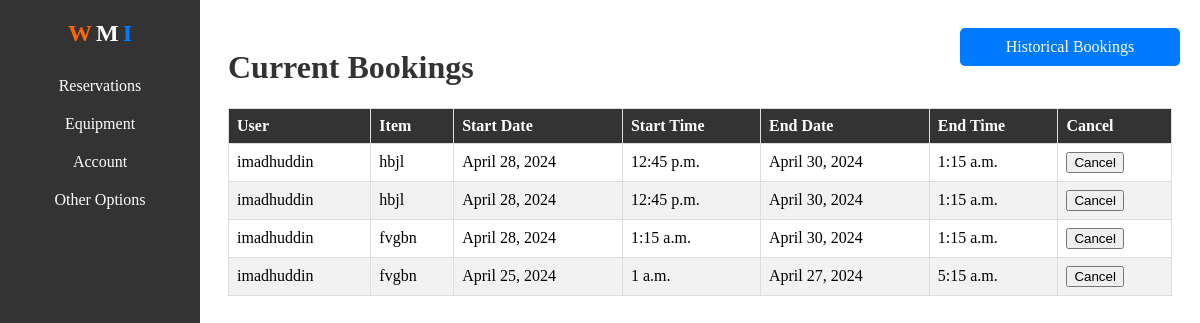
/bookings/ (signed in), run on an earlier commit of the app's database.
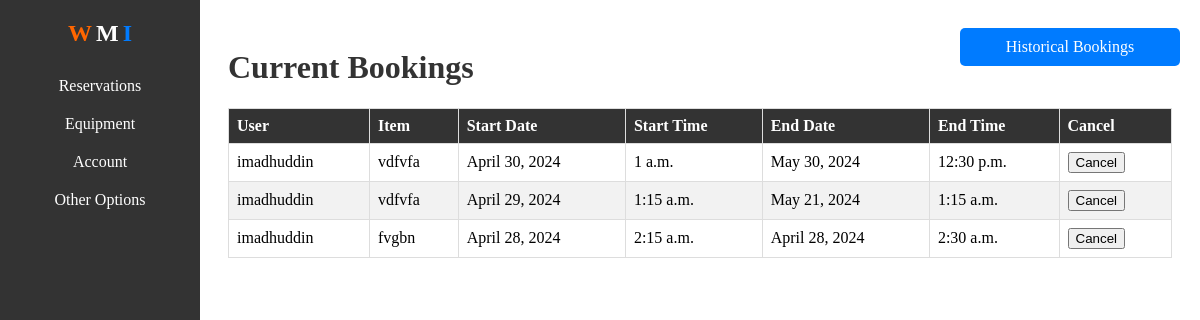
And on a later commit of the database.
### appone/models.py (models this page shows, shortened)
class Booking(models.Model):
    item = models.ForeignKey(Item, on_delete=models.CASCADE)
    user = models.ForeignKey(User, on_delete=models.CASCADE)
    start_date = models.DateField()
    start_time = models.TimeField()
    end_date = models.DateField()
    end_time = models.TimeField()
    is_overdue = models.BooleanField(default=False)

class Item(models.Model):
    deviceSerialNumber = models.CharField(max_length=50, null=True, blank=True)
    name = models.CharField(max_length=50)
    type = models.ForeignKey('ItemType', on_delete=models.SET_NULL, null=True)
    CPU = models.CharField(max_length=50, null=True, blank=True)
    GPU = models.CharField(max_length=50, null=True, blank=True)
    RAM = models.CharField(max_length=50, null=True, blank=True)
    status = models.ForeignKey('ItemStatus', on_delete=models.SET_NULL, null=True)
    onsite = models.CharField(max_length=50, null=True, blank=True)
    audit = models.CharField(max_length=50, null=True, blank=True)
    quantity = models.CharField(max_length=50, null=True, blank=True)
    location = models.CharField(max_length=50, null=True, blank=True)
    dateOut = models.CharField(max_length=50, null=True, blank=True)
    dateReturn = models.CharField(max_length=50, null=True, blank=True)
    description = models.TextField(null=True, blank=True)
    comments = models.TextField(null=True, blank=True)
    user = models.ForeignKey(User, on_delete=models.SET_NULL, null=True, blank=True)

### appone/views.py (the view)
# urls.py: path('bookings/', views.bookings_view, name='bookings_view'),
@login_required
def bookings_view(request):
    current_bookings = Booking.objects.filter(user=request.user, end_date__gte=timezone.now().date())
    return render(request, 'appone/bookings.html', {'bookings': current_bookings})

### appone/templates/appone/bookings.html (shortened to what this page needs)
<!DOCTYPE html>
<html lang="en">
<head>
</head>
<body>
    <div class="container">
        <a href="{% url 'historical' %}" class="historical-tab">Historical Bookings</a>
        <div class="sidebar">
            <div class="sidebar-logo">
                <span style="font-size: 24px; font-weight: bold; color: #ff6600;">W</span>
                <span style="font-size: 24px; font-weight: bold; color: #ffffff;">M</span>
                <span style="font-size: 24px; font-weight: bold; color: #007bff;">I</span>
            </div>
            <ul>
                <li><a href="#">Reservations</a></li>
                <li><a href="#">Equipment</a></li>
                <li><a href="#">Account</a></li>
                <li><a href="#">Other Options</a></li>
            </ul>
        </div>
        <div class="content">
            <h1>Current Bookings</h1>
            <table>
                <thead>
                    <tr>
                        <th>User</th>
                        <th>Item</th>
                        <th>Start Date</th>
                        <th>Start Time</th>
                        <th>End Date</th>
                        <th>End Time</th>
                        <th>Cancel</th>
                    </tr>
                </thead>
                <tbody>
                    {% for booking in bookings %}
                    <tr>
                        <td>{{ booking.user.username }}</td>
                        <td>{{ booking.item.name }}</td>
                        <td>{{ booking.start_date }}</td>
                        <td>{{ booking.start_time }}</td>
                        <td>{{ booking.end_date }}</td>
                        <td>{{ booking.end_time }}</td>
                        <td>
                            <form action="{% url 'cancel_booking' booking.id %}" method="POST">
                                <button type="submit">Cancel</button>
                            </form>
                        </td>
                    </tr>
                    {% endfor %}
                </tbody>
            </table>
        </div>
    </div>
</body>
</html>

What changed in the data, as far as the page shows it:
removed Booking: user.username "imadhuddin", item.name "hbjl", start_date "April 28, 2024", start_time "12:45 p.m.", end_date "April 30, 2024", end_time "1:15 a.m."
removed Booking: user.username "imadhuddin", item.name "hbjl", start_date "April 28, 2024", start_time "12:45 p.m.", end_date "April 30, 2024", end_time "1:15 a.m."
removed Booking: user.username "imadhuddin", item.name "fvgbn", start_date "April 28, 2024", start_time "1:15 a.m.", end_date "April 30, 2024", end_time "1:15 a.m."
removed Booking: user.username "imadhuddin", item.name "fvgbn", start_date "April 25, 2024", start_time "1 a.m.", end_date "April 27, 2024", end_time "5:15 a.m."
added Booking: user.username "imadhuddin", item.name "vdfvfa", start_date "April 30, 2024", start_time "1 a.m.", end_date "May 30, 2024", end_time "12:30 p.m."
added Booking: user.username "imadhuddin", item.name "vdfvfa", start_date "April 29, 2024", start_time "1:15 a.m.", end_date "May 21, 2024", end_time "1:15 a.m."
added Booking: user.username "imadhuddin", item.name "fvgbn", start_date "April 28, 2024", start_time "2:15 a.m.", end_date "April 28, 2024", end_time "2:30 a.m."
